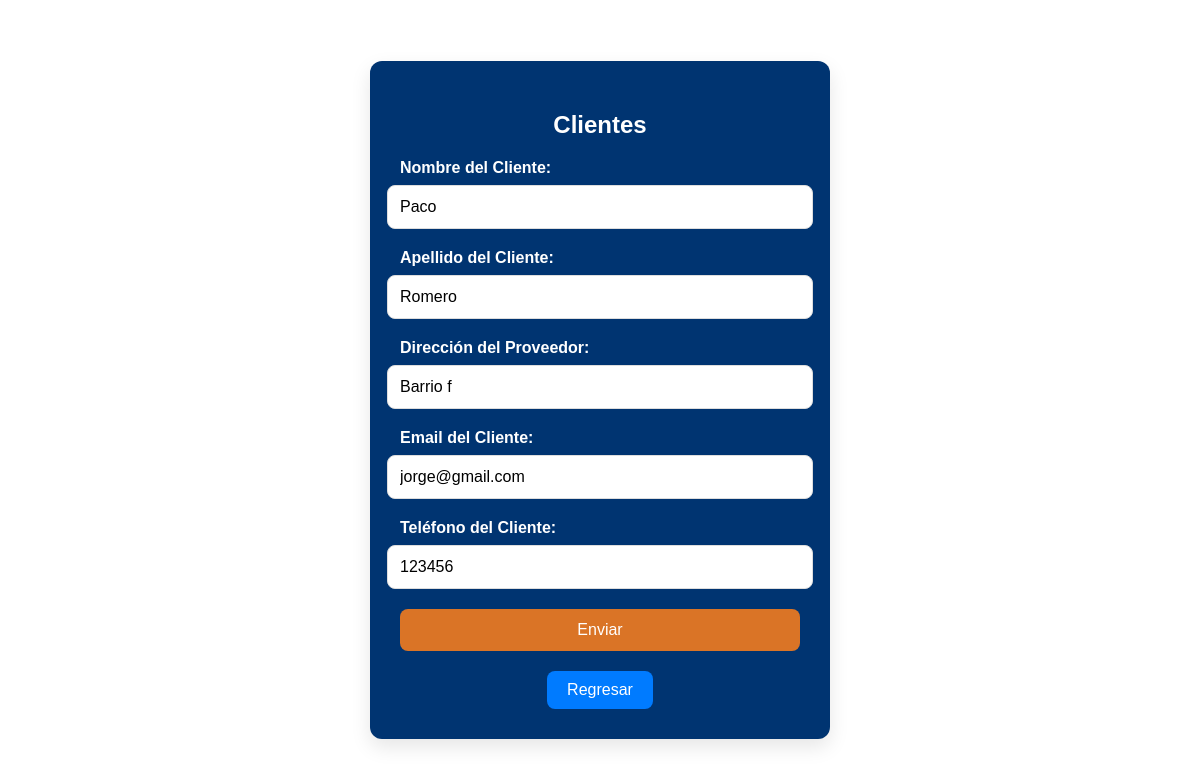
Page /app/cliente/editar/1/ on the committed database.
### app/models.py (models this page shows, shortened)
class Clientes(models.Model):
    nombre = models.CharField(max_length=30)
    apellido = models.CharField(max_length=30)
    direccion = models.CharField(max_length=50)
    email = models.EmailField()
    telefono = models.CharField(max_length=30)
    created_at = models.DateTimeField(auto_now_add=True)

### app/views.py (the view, shortened to what this page needs)
# urls.py: path('cliente/editar/<int:pk>/', views.ClienteUpdate.as_view(), name='List_Edit'),
class ClienteUpdate(UpdateView):
    model = Clientes
    template_name = 'appt/clientes_forms.html'
    success_url = reverse_lazy("List_client")
    fields = ['nombre', 'apellido', 'direccion', 'email', 'telefono']

### carro/context_processor.py (called while the page is built)
def importe_total_carro(request):
    total = 0
    if "carro" in request.session:
        for key, value in request.session["carro"].items():
            total=total+float(value["precio"])
    return {"importe_total_carro": total}

### app/templates/appt/clientes_forms.html (shortened to what this page needs)
{% load static %}
<!DOCTYPE html>
<html lang="es">
<head>
</head>
<body>
    <form method="post">
        <h2>Clientes</h2>
        <label for="nombre">Nombre del Cliente:</label>
        <input type="text" name="nombre" value="{{ form.nombre.value|default_if_none:'' }}" placeholder="Nombre del Clinte" required>
        <label for="apellido">Apellido del Cliente:</label>
        <input type="text" name="apellido" value="{{ form.apellido.value|default_if_none:'' }}" placeholder="Apellido del Clinte" required>
        <label for="direccion">Dirección del Proveedor:</label>
        <input type="text" name="direccion" value="{{ form.direccion.value|default_if_none:'' }}" placeholder="Dirección del Clinte" required>
        <label for="email">Email del Cliente:</label>
        <input type="email" name="email" value="{{ form.email.value|default_if_none:'' }}" placeholder="Email del Clinte" required>
        <label for="telefono">Teléfono del Cliente:</label>
        <input type="text" name="telefono" value="{{ form.telefono.value|default_if_none:'' }}" placeholder="Teléfono del Clinte" required>
        <input type="submit" value="Enviar">
        <div class="button-container">
            <a href="{% url 'List_client' %}" class="btn-home">Regresar</a>
        </div>
    </form>
</body>
</html>

### rows in the picture
Clientes: nombre "Paco", apellido "Romero", direccion "Barrio f", email "jorge@gmail.com", telefono "123456"
